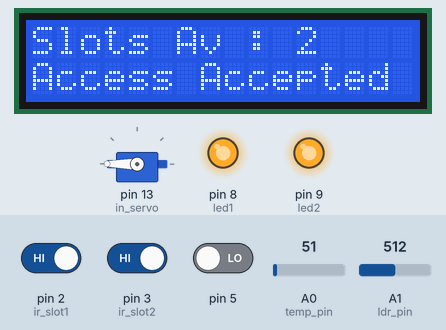
Recording of a sketch running on a simulated Arduino Uno, built with avr-gcc and run on an emulated ATmega328P. On the bench: 16×2 character LCD, servo, output pins drawn as LEDs (lit = HIGH). The test bench sets the inputs (shaded band); at power-on: pin 5 LOW, pin 2 (ir_slot1) HIGH, pin 3 (ir_slot2) HIGH, A0 (temp_pin) = 51, A1 (ldr_pin) = 512. WiFi joins after 1.5 s; servers stay silent unless stated; no MQTT or app messages arrive unless stated; what the sketch prints to the serial monitor is not drawn.

Above: at 5.8 s.
5.9 s: pin 5 driven HIGH
At 7.1 s:
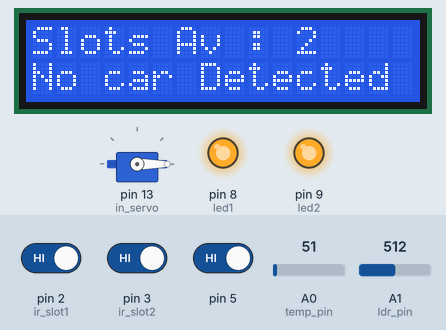
8.2 s: pin 2 (ir_slot1) driven LOW
At 9.8 s:
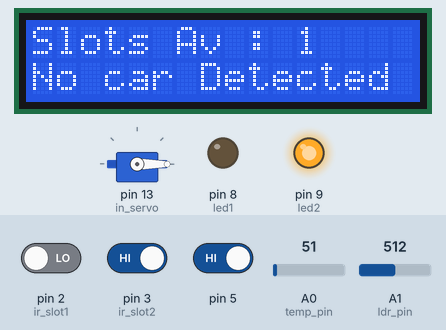
10.2 s: pin 3 (ir_slot2) driven LOW
At 11.3 s:
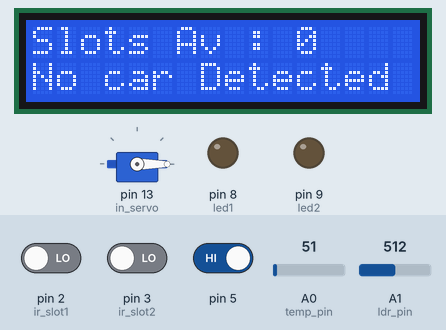
12.2 s: pin 2 (ir_slot1) driven HIGH
At 13.9 s:
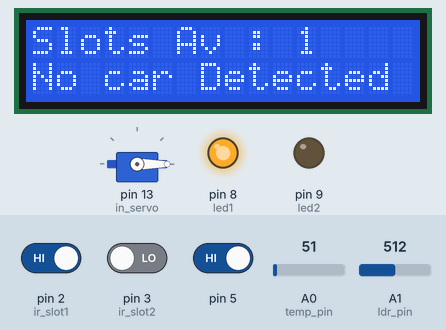
14.2 s: pin 5 driven LOW
At 15.2 s:
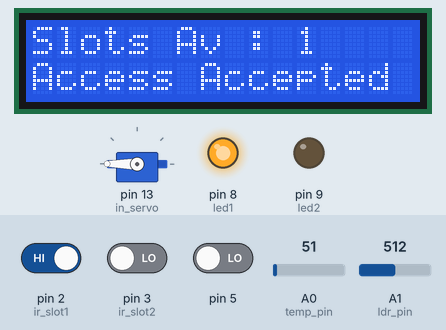
Timing chart, 0 to 17.2 s (numbered marks = the images above; inputs shaded):
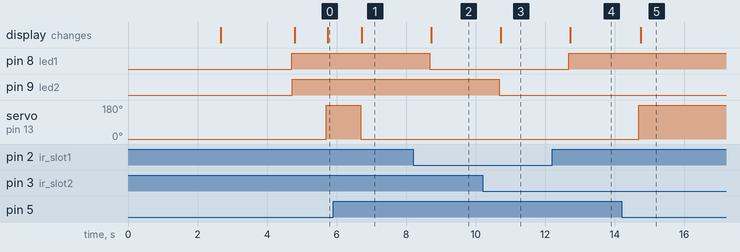

The sketch:

test_main.ino
```cpp
                                                                                                                                                                                                                                                                                                                                                                                                                                                                                                                                                                                                                                                                                                                                                                                                                                                                                                                                                                                                                                                                                                                                                                                                                                                                                                                                                                                                                                                                                                                                                                                                                                                                                                                                                                                                                                                                                                                                                                                                                                                                                                                                                                                                                                                                                                                                                                                                                                                                                                                                                                  // Library Used
#include <Wire.h>
#include <LiquidCrystal_I2C.h>
#include <Servo.h>
#include <SPI.h>
#include <Ethernet.h>
#include <ArduinoMqttClient.h>

// Objects Creation
Servo servo1;
LiquidCrystal_I2C lcd(0x27,16,2);

// Inputs
#define ir_slot1 2
#define ir_slot2 3
#define ir_in 5
#define temp_pin A0
#define ldr_pin A1

// Outputs
#define led1 8
#define led2 9
#define in_servo 13

byte mac[] = { 0xDE, 0xAD, 0xBE, 0xEF, 0xFE, 0xED };

// Slots available counter
int count_slots = 0;

// Set the static IP address to use if the DHCP fails to assign
IPAddress ip(192, 168, 0, 177);
IPAddress myDns(192, 168, 0, 1);

EthernetClient ethernetclient;
MqttClient mqttClient(ethernetclient);


const char broker[] = "test.mosquitto.org";
int port = 1883;
const char topic[]  = "CoreElectronics/temp";
const char topic2[]  = "CoreElectronics/sun";
const char topic_in1[]  = "CoreElectronics/reserve";
const char topic_in2[]  = "CoreElectronics/unreserve";
const char topic_slot_statut[] = "CoreElectronics/slot_statut";

const long interval = 1000;
unsigned long previousMillis = 0;

void setup(){
  // Serial begin
  Serial.begin(9600);
  while (!Serial) {
    ; // wait for serial port to connect. Needed for native USB port only
  }

  // start the Ethernet connection:
  Serial.println("Initialize Ethernet with DHCP:");
  if (Ethernet.begin(mac) == 0) {
    Serial.println("Failed to configure Ethernet using DHCP");
    // Check for Ethernet hardware present
    if (Ethernet.hardwareStatus() == EthernetNoHardware) {
      Serial.println("Ethernet shield was not found.  Sorry, can't run without hardware. :(");
      while (true) {
        delay(1); // do nothing, no point running without Ethernet hardware
      }
    }
    if (Ethernet.linkStatus() == LinkOFF) {
      Serial.println("Ethernet cable is not connected.");
    }
    // try to congifure using IP address instead of DHCP:
    Ethernet.begin(mac, ip, myDns);
  } else {
    Serial.print("  DHCP assigned IP ");
    Serial.println(Ethernet.localIP());
  }
  // give the Ethernet shield a second to initialize:
  delay(1000);

  Serial.println("You're connected to the network");
  Serial.println();

  Serial.print("Attempting to connect to the MQTT broker: ");
  Serial.println(broker);

   if (!mqttClient.connect(broker, port)) {
    Serial.print("MQTT connection failed! Error code = ");
    Serial.println(mqttClient.connectError());

    while (1);
  }

  Serial.println("You're connected to the MQTT broker!");
  Serial.println();

  // LCD initalization
  lcd.init();
  lcd.backlight();
  lcd.setCursor(0,0);
  lcd.print("Welcome to Smart ");
  lcd.setCursor(5,1);
  lcd.print("Parking");
  delay(2000);
  lcd.clear();

  // Initialize IN OUT pins
  pinMode(ir_slot1, INPUT);
  pinMode(ir_slot2, INPUT);
  pinMode(led1, OUTPUT);
  pinMode(led2, OUTPUT);
  pinMode(in_servo, OUTPUT);

  // Initialization the servo motors
  servo1.attach(in_servo);
  servo1.write(0);


  // set the message receive callback
  mqttClient.onMessage(onMqttMessage);

  // subscribe to a topic
  mqttClient.subscribe(topic_in1);
  mqttClient.subscribe(topic_in2);


  Serial.print("Waiting messages from the application : ");
  Serial.println();
}


void loop(){
  // call poll() regularly to allow the library to send MQTT keep alives which
  // avoids being disconnected by the broker
  mqttClient.poll();

   // Read Slots Statut if it is not available 0 else 1
  int ir1_statut = ir_statut(ir_slot1);
  int ir2_statut = ir_statut(ir_slot2);
  int ir_in_statut = ir_statut(ir_in);

  // avoid having delays in loop, we'll use the strategy from BlinkWithoutDelay
  // see: File -> Examples -> 02.Digital -> BlinkWithoutDelay for more info
  unsigned long currentMillis = millis();

  if (currentMillis - previousMillis >= interval) {
    // save the last time a message was sent
    previousMillis = currentMillis;

    // Send Temperature Sensor Value
    Serial.print("Send the temp : ");
    Serial.println(get_temperature(temp_pin));
    // send message, the Print interface can be used to set the message contents
    mqttClient.beginMessage(topic);
    mqttClient.print(get_temperature(temp_pin));
    mqttClient.endMessage();

    // Send LDR Sun value
    int ldr_val = get_ldr_statut(ldr_pin);
    if (ldr_val > 600){
        Serial.print("Send the sun statut : ");
        Serial.println("hot");
        // send message, the Print interface can be used to set the message contents
        mqttClient.beginMessage(topic2);
        mqttClient.print("hot");
        mqttClient.endMessage();
      }else{
        Serial.print("Send the sun statut : ");
        Serial.println("hot");
        // send message, the Print interface can be used to set the message contents
        mqttClient.beginMessage(topic2);
        mqttClient.print("normal");
        mqttClient.endMessage();
        }


    // sending the slot statut
     // Slot 1 flag
    if (ir1_statut==0){
        digitalWrite(led1, HIGH);
        mqttClient.beginMessage(topic_slot_statut);
        mqttClient.print("slot1_1");
        mqttClient.endMessage();
        Serial.println("Slot1 send on");
      }else{
        digitalWrite(led1, LOW);
        mqttClient.beginMessage(topic_slot_statut);
        mqttClient.print("slot1_0");
        mqttClient.endMessage();
        Serial.println("Slot1 send off");
        }
    // Slot 2 flag
    if (ir2_statut==0){
        digitalWrite(led2, HIGH);
        mqttClient.beginMessage(topic_slot_statut);
        mqttClient.print("slot2_1");
        mqttClient.endMessage();
        Serial.println("Slot 2 send on");
      }else{
        digitalWrite(led2, LOW);
        mqttClient.beginMessage(topic_slot_statut);
        mqttClient.print("slot2_0");
        mqttClient.endMessage();
        Serial.println("Slot2 send off");
        }

    mqttClient.beginMessage(topic_slot_statut);
    mqttClient.print("slot3_0");
    mqttClient.endMessage();

    Serial.println();


      // Enter Vehicule verification
  if ((ir_in_statut==1)&&(count_slots>0)){
      servo1.write(180);
      lcd.setCursor(0,1);
      lcd.print("Access Accepted");
      lcd.print("                       ");
    }else if ((ir_in_statut==1)&&(count_slots == 0)){
      servo1.write(0);
      lcd.setCursor(0,1);
      lcd.print("No Slot Available");
      lcd.setCursor(0,1);
      lcd.print("                       ");
      }else{
        servo1.write(0);
        lcd.setCursor(0,1);
        lcd.print("No car Detected");
        }

  // Set the counter slots availble
  if((ir1_statut == 1) && (ir2_statut == 1)){
    count_slots  = 0;
    lcd.setCursor(0,0);
    lcd.print("Slots Av : 0");
    }else if (((ir1_statut == 0) && (ir2_statut == 1)) || ((ir1_statut == 1) && (ir2_statut == 0))){
      count_slots = 1;
      lcd.setCursor(0,0);
      lcd.print("Slots Av : 1");
      }else if ((ir1_statut == 0) && (ir2_statut == 0)) {
        count_slots = 2;
        lcd.setCursor(0,0);
        lcd.print("Slots Av : 2");
        }Serial.print("Available Slots : ");Serial.println(count_slots);
  }


}


// on MQTT Function
void onMqttMessage(int messageSize) {
  // we received a message, print out the topic and contents
  Serial.println("Received a message with topic '");
  Serial.print(mqttClient.messageTopic());
  Serial.print("', length ");
  Serial.print(messageSize);
  Serial.println(" bytes:");

  // use the Stream interface to print the contents
  while (mqttClient.available()) {
    Serial.print((char)mqttClient.read());
  }
  Serial.println();
  Serial.println();
}


// get the temperature value function
String get_temperature(int temp_pin){
  int value = analogRead(temp_pin);
  float mv = ( value/1024.0)*5000;
  float cel = mv/10;
  String temp = String(cel, 2);
  return temp;
  }

// IR Statu function
int ir_statut(int ir_pin){
    if (digitalRead(ir_pin) == 0){
        return 1;
      }return 0;
}

// LDR get value function
int get_ldr_statut(int ldr_pin){
    int value  = analogRead(ldr_pin);
    return value;
}
```

Measured:
- after the input at 5.9 s, servo on pin 13 (in_servo): 180° → 0° after 0.80 s; the display: changes after 0.82 s (image 1)
- after the input at 8.2 s, pin 8 (led1): HIGH → LOW after 0.48 s; the display: changes after 0.52 s (image 2)
- after the input at 10.2 s, pin 9 (led2): HIGH → LOW after 0.48 s; the display: changes after 0.52 s (image 3)
- after the input at 12.2 s, pin 8 (led1): LOW → HIGH after 0.48 s; the display: changes after 0.52 s (image 4)
- after the input at 14.2 s, servo on pin 13 (in_servo): 0° → 180° after 0.50 s; the display: changes after 0.54 s (image 5)
